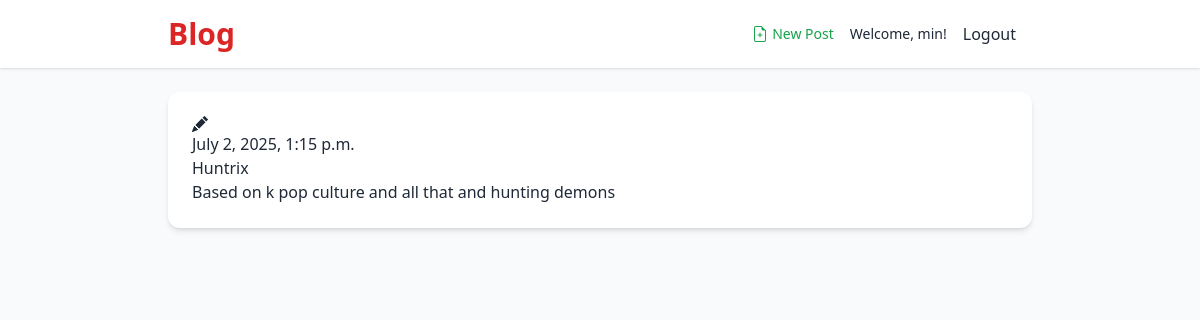
/post/5/ (signed in), run on the app's committed database.
### blog/models.py (models this page shows, shortened)
class Post(models.Model):
    author = models.ForeignKey(settings.AUTH_USER_MODEL, on_delete=models.CASCADE)
    title = models.CharField(max_length=200)
    text = models.TextField()
    image = models.ImageField(upload_to='post_images/', blank=True, null=True)
    created_date = models.DateTimeField(default=timezone.now)
    published_date = models.DateTimeField(blank=True, null=True)

### blog/views.py (the view)
# urls.py: path('post/<int:pk>/', views.post_detail, name='post_detail'),
def post_detail(request, pk):
    post = get_object_or_404(Post, pk=pk)
    return render(request, 'blog/post_detail.html', {'post': post})

### blog/templates/blog/post_detail.html (shortened to what this page needs)
{% extends 'blog/base.html' %} {% block content %}
<article class="post">
  <aside class="actions">
    {% if user.is_authenticated %}
    <a class="btn btn-secondary" href="{% url 'post_edit' pk=post.pk %}">
    </a>
    {% endif %}
  </aside>
  {% if post.published_date %}
  <time class="date"> {{ post.published_date }} </time>
  {% endif %}
  <h2>{{ post.title }}</h2>
  <p>{{ post.text|linebreaksbr }}</p>
</article>
{% endblock %}

### blog/templates/blog/base.html (shortened to what this page needs)
{% load static %}
<!DOCTYPE html>
<html lang="en">
  <head>
    <script src="https://cdn.tailwindcss.com"></script>
  </head>
  <body class="bg-gray-50 text-gray-800 font-sans">
    <header class="bg-white shadow">
      <div
        class="max-w-4xl mx-auto px-4 py-4 flex justify-between items-center"
      >
        <h1 class="text-3xl font-bold text-red-600">
          <a href="/">Blog</a>
        </h1>
        <div class="flex items-center space-x-4">
          {% if user.is_authenticated %}
          <a
            href="{% url 'post_new'%}"
            class="text-sm text-green-600 hover:underline flex items-center gap-1"
          >
            {% include "./icons/file-earmark-plus.svg" %} New Post
          </a>
          <p class="text-sm">
            Welcome, <span class="font-medium">{{ user.username }}</span>!
            <form method="POST" action="{% url "logout" %}" style="display: inline;" >
              <button class="btn btn-link" style="border: none; background: none;">
                Logout
              </button>
            </form>
          </p>
          {% else %}
          <a href="{% url "login" %}" class="text-sm text-blue-600 hover:underline">Login </a>
          {% endif %}
        </div>
      </div>
    </header>
    <main class="max-w-4xl mx-auto px-4 py-6">
      <div class="bg-white shadow-md rounded-xl p-6">
        {% block content %}{% endblock %}
      </div>
    </main>
  </body>
</html>

### data on the page
Post: published_date "July 2, 2025, 1:15 p.m.", title "Huntrix", text "Based on k pop culture and all that and hunting demons"

### other printed values
{{ user.username }} "min"
